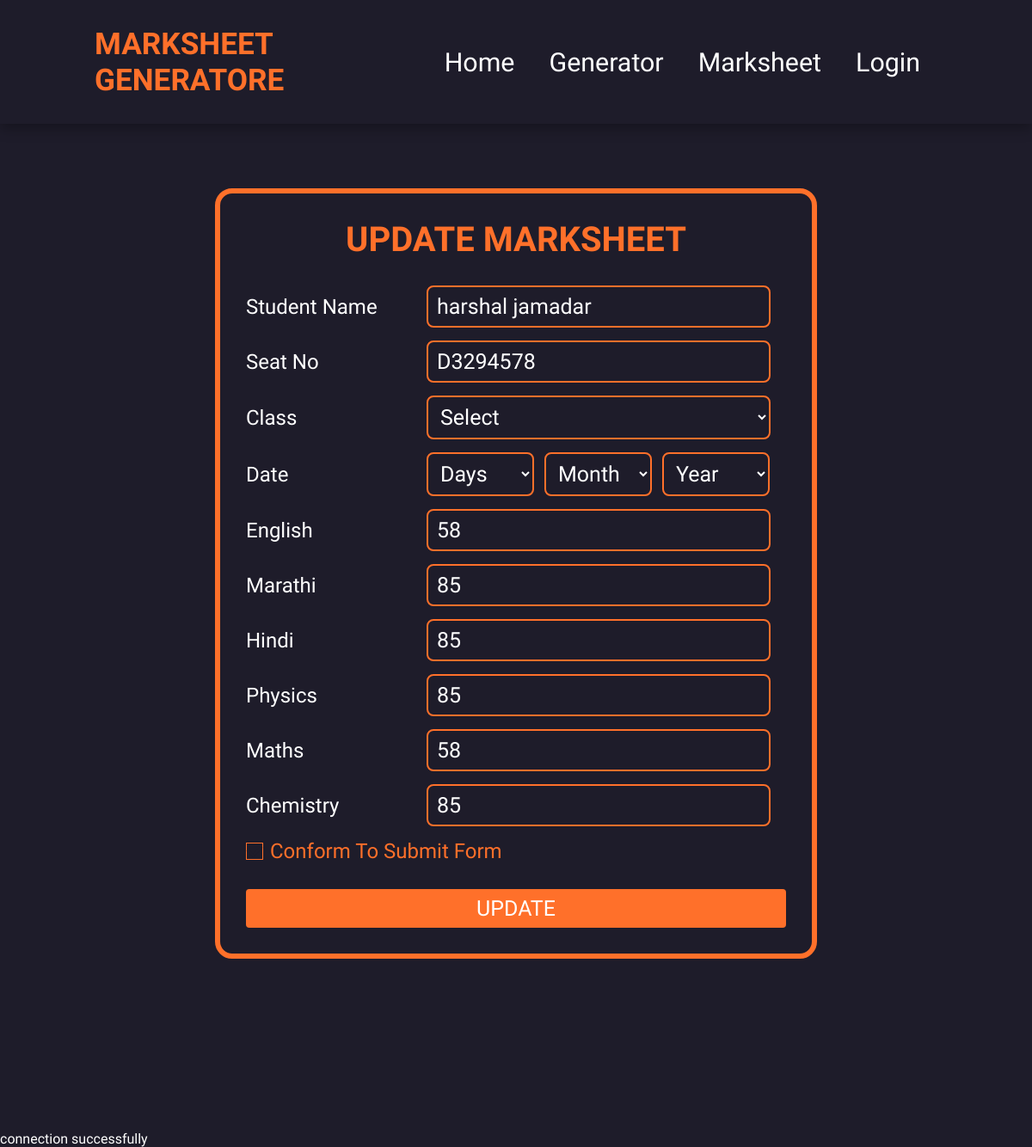
Page /update.php?no=4 on the committed database.
### tables this page shows
CREATE TABLE `shivam` (
  `no` int(11) NOT NULL,
  `studentname` varchar(20) NOT NULL,
  `seatno` varchar(10) NOT NULL,
  `english` varchar(3) NOT NULL,
  `marathi` varchar(3) NOT NULL,
  `hindi` varchar(3) NOT NULL,
  `physics` varchar(3) NOT NULL,
  `maths` varchar(3) NOT NULL,
  `chemistry` varchar(3) NOT NULL,
  `total` varchar(10) NOT NULL,
  `percentege` varchar(4) NOT NULL
);

### update.php (the view, shortened to what this page needs)
<?php include("projectserver.php");
  $no = $_GET['no'];
    $query = "SELECT * FROM SHIVAM where no ='$no'";
   $data = mysqli_query($conn,$query);
    $result = mysqli_fetch_assoc($data);
?>
<html>
<head>
  <link rel="stylesheet" type="text/css" href="style.css">
   <link rel="stylesheet"
  href="https://unpkg.com/boxicons@latest/css/boxicons.min.css">
</head>
<body>
  <header>
    <a href="index.php" class="logo">Marksheet Generatore</a>
    <ul class="navbar">
      <li><a href="index.php">Home</a></li>
	  <li><a href="generator.php">Generator</a></li>
      <li><a href="marksheet.php">Marksheet</a></li>
      <li><a href="calculator.php">Login</a></li>
    </ul>
  </header>
<div class="sk1">
  <form action="pdf.php" method="POST">
  	<div class="title1">
  		Update Marksheet
  	</div>
  	<div class="form">
  		<div class="input-field">
  			<label>Student Name </label>
  			<input type="text" value="<?php echo $result['studentname'];?>" class="input" name="s1">
  		</div>
  		<div class="input-field">
  			<label>Seat No </label>
  			<input type="text" value="<?php echo $result['seatno'];?>" class="input" name="s2">
  		</div>
		  <div class="input-field">
      <label>Class</label>
          <div class="">
	         <select name="k1">
		          <option>Select</option>
            </select >
            </div>
         </div>
		 <div class="input-field">
      <label>Date</label>
          <div class="ak1">
	         <select name="k2">
			     <option>Days</option>
            </select >
            </div> <div class="ak1">
	         <select name="k3">
			     <option>Month</option>
            </select >
            </div>
			<div class="ak1">
	         <select name="k4">
			     <option>Year</option>
            </select >
            </div>
         </div>
  		<div class="input-field">
  			<label>English </label>
  			<input type="text" value="<?php echo $result['english'];?>" class="input" name="s3">
  		</div>
  		<div class="input-field">
  			<label>Marathi</label>
  			<input type="text" value="<?php echo $result['marathi'];?>" class="input" name="s4">
  		</div>
  		<div class="input-field">
  			<label>Hindi</label>
  			<input type="text" value="<?php echo $result['hindi'];?>" class="input" name="s5">
  		</div>
  		<div class="input-field">
  			<label>Physics </label>
  			<input type="text" value="<?php echo $result['physics'];?>" class="input" name="s6">
  		</div>
  		<div class="input-field">
  			<label>Maths </label>
  			<input type="text" value="<?php echo $result['maths'];?>" class="input" name="s7">
  		</div>
  		<div class="input-field">
  			<label>Chemistry </label>
  			<input type="text" value="<?php echo $result['chemistry'];?>" class="input" name="s8">
  		</div>
  		<div class="term">
  			<label class="check">
  				<span class="checkmark"></span>
  			</label>
  			<p>Conform To Submit Form</p>
  		</div>
  		<div class="skbtn">
  			<input type="Submit" value="UPDATE" class="msbtn"  name="save">
  		</div>
  	</div>
   </form>
  </div>
</body>
</html>

### style.css (style rules this page uses)
* { padding: 0; margin: 0; box-sizing: border-box; font-family: "Spartan", sans-serif; scroll-behavior: smooth; list-style: none; text-decoration: none; }
:root { --main-color:#ff702a; --text-color:#fff; --bg-color: #1e1c2a; --big-font:5rem; --h2-font:2.25rem; --p-font:0.9rem; }
body { color: var(--text-color); background:var(--bg-color); }
header { position: fixed; top: 0; right: 0; width: 100%; z-index: 1000; display: flex; align-items: center; box-shadow: 0 5px 15px rgba( 0, 0, 0, 0.3); justify-content: space-between; padding: 30px 110px; background: var(--bg-color); }
.logo { color: var(--main-color); font-weight: 600; font-size: 2.2rem; text-transform: uppercase; }
.navbar { display: flex; }
.navbar a { color: var(--text-color); font-size: 1.9rem; padding: 10px 20px; font-weight: 500px; }
.sk1 { border: 6px solid #ff702a; border-radius: 20px; max-width: 700px; width: 100%; background: #1e1c2a; margin: 200px auto; padding: 30px; }
.sk1 .title1 { font-size: 40px ; font-weight: 600; margin-bottom: 30px; text-transform: uppercase; text-align: center; color: #ff702a; border-radius: 5px; }
.sk1 .form { width: 100%; }
.sk1 .form .input-field { margin-bottom: 15px; display: flex; align-items: center; }
.sk1 .form .input-field select { font-size: 25px; width: 400px; background-color: #1e1c2a; border: 2px solid #ff702a; color: #fff; border-radius: 8px; font-weight: 200px; padding: 8px 10px; }
.sk1 .form .input-field .ak1 select { font-size: 25px; margin-right: 12px; width: 125px; background-color: #1e1c2a; border: 2px solid #ff702a; color: #fff; border-radius: 8px; font-weight: 200px; padding: 8px 10px; }
.sk1 .form .input-field label { width: 200px; margin-right: 10px; font-size: 24px; }
.sk1 .form .input-field input { width: 400px; outline: none; background-color: #1e1c2a; border: 2px solid #ff702a; font-size: 25px; color: #fff; border-radius: 8px; font-weight: 200px; padding: 8px 10px; transition: all 0.5s ease; }
.sk1 .form .term { display: flex; align-items: center; font-size: 24px; color: #ff702a; }
.sk1 .form .term .check { margin-right: 8px; width: 20px; height: 20px; position: relative; display: block; cursor: pointer; }
.sk1 .form .term .check .checkmark { width: 20px; height: 20px; border: 1px solid #ff702a; display: block; position: relative; }
.sk1 .form .term .check .checkmark:before { content: ""; position: absolute; top: 1px; left: 1px; width: 10px; height: 5px; border: 3px solid; border-color: transparent transparent #1e1c2a #1e1c2a; transform: rotate(-45deg); }
.sk1 .form .skbtn .msbtn { width: 100%; padding: 8px 10px ; font-size: 25px; margin-top: 30px; border: 0px; background: #ff702a; color: #fff; cursor: pointer; border-radius: 4px; outline: none; }

### rows in the picture
shivam: s1 "harshal jamadar", s2 "D3294578", s3 "58", s4 "85", s5 "85", s6 "85", s7 "58", s8 "85"
